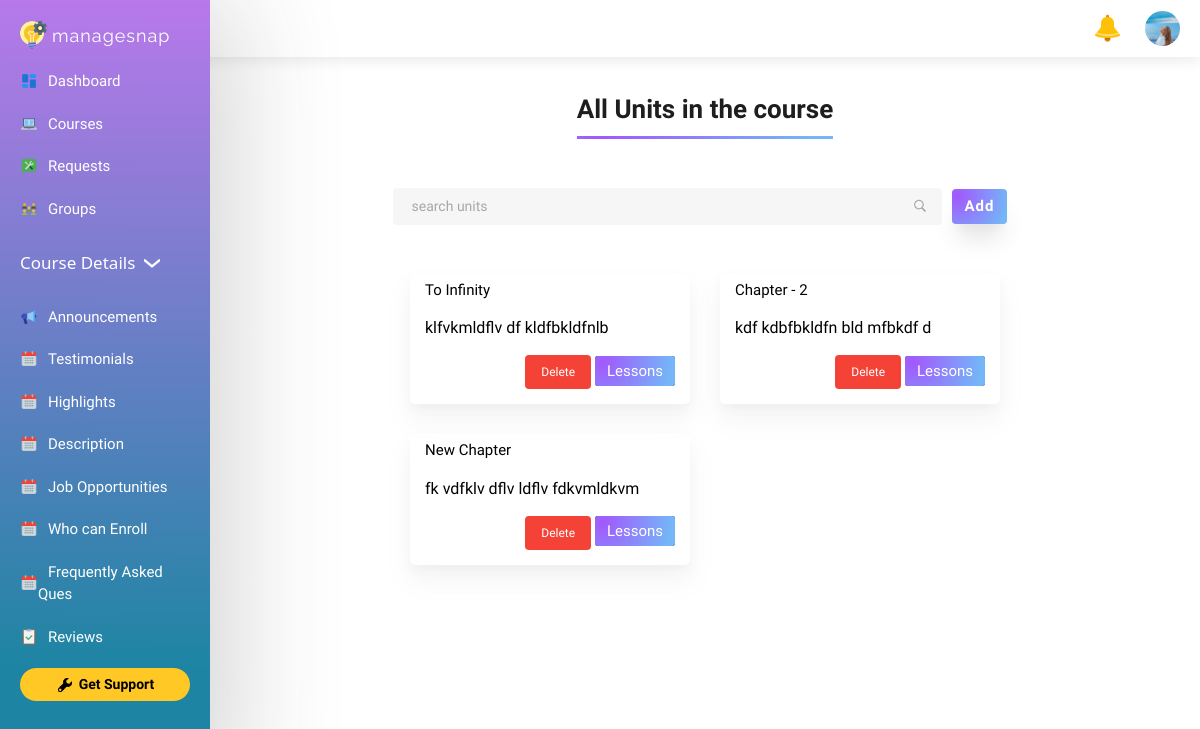
Screenshot of /creators-panel/course-desc-form/python-basics with the database file from the repository.
### course/models.py (models this page shows, shortened)
class Unit(models.Model):
    course = models.ForeignKey(Course, on_delete=models.CASCADE)
    title = models.CharField(max_length=100)
    brief = models.TextField()
    due = models.DateField(null=True)
    slug = models.SlugField(null=True, max_length=300, unique=True)

### course/views/creator_form.py (the view)
# urls.py: path('creators-panel/course-desc-form/<str:slug>', course_desc_form, name='course-desc-form'),
def course_desc_form(request, slug):
    code = Course.objects.get(slug=slug).instructor.slug
    profile = Profile.objects.get(slug=code)
    if request.method == 'GET':
        if profile.is_creator:
            course = Course.objects.filter(slug__iexact=slug).first()
            units = Unit.objects.filter(course=course)
            unit_form = UnitForm()
            rating = Rating.objects.filter(course=course)
            rating_form = RatingForm()
            if rating.exists():
                rating_update_form = RatingForm(instance=rating.first())
            else :
                rating_update_form = None
            review_objs = Review.objects.filter(course=course)
            review_form = ReviewForm()
            reviews = []
            for review in review_objs:
                data = {
                    'name': review.name,
                    'id': review.id,
                }
                reviews.append(data)
            testimonial_objs = Testimonial.objects.filter(course=course)
            testimonial_form = TestimonialForm()
            testimonials = []
            for testimonial in testimonial_objs:
                data = {
                    'name': testimonial.name,
                    'id': testimonial.id,
                }
                testimonials.append(data)
            payload = {
                'course': course,
                'units': units,
                'rating': rating.first(),
                'reviews': reviews,
                'testimonials': testimonials,
                'unit_form': unit_form,
                'rating_form': rating_form,
                'rating_update_form': rating_update_form,
                'review_form': review_form,
                'testimonial_form': testimonial_form,
                'creator': profile
            }
            return render(request, "teacher/course.html", payload)
        return redirect('')

### course/forms.py
class UnitForm(forms.ModelForm):
    class Meta:
        model = Unit
        fields = ('title', 'brief', 'due')
        widgets = {
            'title': forms.TextInput(attrs={'placeholder': 'title', 'class': 'w3-input w3-border w3-round'}),
            'brief': forms.Textarea(attrs={'placeholder': 'tell us brief about the course', 'class': 'w3-input w3-border w3-round'}),
            'due': forms.DateInput(attrs={'type': "date", 'class': "w3-input w3-round w3-border"})
        }

class RatingForm(forms.ModelForm):
    class Meta:
        model = Rating
        fields = ('five', 'four', 'three', 'two', 'one')
        widgets = {
            'five': forms.NumberInput(attrs={'placeholder': 'no. of five stars', 'class': 'w3-input w3-border w3-round'}),
            'four': forms.NumberInput(attrs={'placeholder': 'no. of four stars', 'class': 'w3-input w3-border w3-round'}),
            'three': forms.NumberInput(attrs={'placeholder': 'no. of three stars', 'class': 'w3-input w3-border w3-round'}),
            'two': forms.NumberInput(attrs={'placeholder': 'no. of two stars', 'class': 'w3-input w3-border w3-round'}),
            'one': forms.NumberInput(attrs={'placeholder': 'no. of one stars', 'class': 'w3-input w3-border w3-round'}),
        }
        labels = {
            'five': 'No. of 5 stars',
            'four': 'No. of 4 stars',
            'three': 'No. of 3 stars',
            'two': 'No. of 2 stars',
            'one': 'No. of 1 stars',
        }

### templates/teacher/course.html (shortened to what this page needs)
{% load static %}
{% load crispy_forms_tags %}
<!DOCTYPE html>
<html lang="en">
<head>
    <link rel="stylesheet" href="{% static "styles/style.css"%}">
    <link rel="stylesheet" href="{% static "styles/courses-style.css"%}">
    <link rel="stylesheet" href="{% static "styles/add-popup.css"%}">
    <link rel="stylesheet" href="{% static "css/w3.css"%}">
</head>
<body>
    <div class="side-panel-container">
        <div class="side-panel">
            <div class="panel-item logo-item">
                <div class="logo">
                    <img src="{% static "rsc/icons8-project-management-48.png"%}" alt="" class="logo-image">
                    <p class="logo-name">managesnap</p>
                </div>
            </div>
            <div class="dashboard panel-item">
                <img src="{% static "rsc/icons8-dashboard-layout-48.png"%}" alt="" class="item">
                <p class="name"><a href="dashboard.html">Dashboard</a></p>
            </div>
            <div class="courses panel-item">
                <img src="{% static "rsc/icons8-e-learning-48.png"%}" alt="" class="item">
                <p class="name"><a href="">Courses</a></p>
            </div>
            <div class="requests panel-item">
                <img src="{% static "rsc/icons8-request-service-48.png"%}" alt="" class="item">
                <p class="name"><a href="requests.html">Requests</a></p>
            </div>
            <div class="groups panel-item">
                <img src="{% static "rsc/icons8-user-groups-48.png"%}" alt="" class="item">
                <p class="name"><a href="groups.html">Groups</a></p>
            </div>
            <div class="course-details panel-item">
                <div class="panel-heading">
                    <h3>Course Details</h3>
                    <img src="{% static "rsc/icons8-chevron-down-30.png"%}" alt="" class="down" id="arrow">
                </div>
                <div class="details">
                    <div class="detail announcements">
                        <img src="{% static "rsc/icons8-commercial-48.png"%}" alt="" class="item">
                        <p class="name"><a href="{% url "announcements" course.slug%}">Announcements</a></p>
                    </div>
                    <div class="detail timetable">
                        <img src="{% static "rsc/icons8-calendar-48.png"%}" alt="" class="item">
                        <p class="name"><a href="{% url "testimonials" course.slug%}">Testimonials</a></p>
                    </div>
                    <div class="detail timetable">
                        <img src="{% static "rsc/icons8-calendar-48.png"%}" alt="" class="item">
                        <p class="name"><a href="{% url "highlights" course.slug%}">Highlights</a></p>
                    </div>
                    <div class="detail timetable">
                        <img src="{% static "rsc/icons8-calendar-48.png"%}" alt="" class="item">
                        <p class="name"><a href="{% url "description" course.slug%}">Description</a></p>
                    </div>
                    <div class="detail timetable">
                        <img src="{% static "rsc/icons8-calendar-48.png"%}" alt="" class="item">
                        <p class="name"><a href="{% url "job_oppurtunities" course.slug%}">Job Opportunities</a></p>
                    </div>
                    <div class="detail timetable">
                        <img src="{% static "rsc/icons8-calendar-48.png"%}" alt="" class="item">
                        <p class="name"><a href="{% url "whoshouldenroll" course.slug%}">Who can Enroll</a></p>
                    </div>
                    <div class="detail timetable">
                        <img src="{% static "rsc/icons8-calendar-48.png"%}" alt="" class="item">
                        <p class="name"><a href="{% url "faq" course.slug%}">Frequently Asked Ques</a></p>
                    </div>
                    <div class="detail assignment">
                        <img src="{% static "rsc/icons8-audit-48.png"%}" alt="" class="item">
                        <p class="name"><a href="#">Reviews</a></p>
                    </div>
                </div>
            </div>
            <div class="panel-item support">
                <button>
                    <img src="{% static "rsc/icons8-support-60.png"%}" alt="">
                    <p>Get Support</p>
                </button>
            </div>
        </div>
    </div>
    <div class="navigation">
        <div class="navi">
            <div class="nav-logo">
                <p class="nav-logo-item nav-logo-text">managesnap</p>
            </div>
            <div class="nav-rest">
                <div class="nav-item">
                    <img src="{% static "rsc/icons8-notification-48 (1).png"%}" alt="" class="noti-icon">
                </div>
                <div class="profile-image nav-item">
                    <img src="{% static "rsc/kristina-v-hYdikKrex4U-unsplash.jpg"%}" alt="" class="image">
                </div>
            </div>
        </div>
    </div>
    <div class="body">
        <div class="courses-container">
            <div class="courses-heading course-item">
                <p class="main">All Units in the course </p>
            </div>
            <div class="filter-search course-item">
                <div class="search fs-item">
                    <input type="text" name="" id="" placeholder="search units" class="search-item searchbar">
                    <img src="{% static "rsc/icons8-search-50 (4).png"%}" alt="" class="search-icon search-item">
                </div>
                <div class="filter fs-item">
                    <button class="filter-btn" id="add-course-btn">Add</button>
                </div>
            </div>
            <div class="courses course-item">
                <div class="course-sets">
                    {% for unit in units %}
                    <div class="course">
                        <div class="course-details">
                            <div class="course-author cd">
                                <p>{{unit.title}}</p>
                            </div>
                            <p class="course-name cd">{{unit.brief}}</p>
                            <div class="diff-preview cd">
                                <div class="preview">
                                    <a href="{% url 'delete-unit' unit.id %}">
                                        <button class='w3-button w3-small w3-round w3-red'>Delete</button>
                                    </a>
                                    <a href="{% url 'update-unit' course.slug unit.slug %}" class="preview-btn">Lessons</a>
                                </div>
                            </div>
                        </div>
                    </div>
                    {% endfor %}
                </div>
            </div>
        </div>
    </div>
</body>
</html>

### static/styles/style.css (style rules this page uses)
* { box-sizing: border-box; padding: 0px; margin: 0px; font-family: 'Work Sans', sans-serif; }
img { object-fit: cover; }
body { background-color: white; }
a { text-decoration: none; color: white; }
.side-panel-container { width: 210px; position: fixed; height: 100%; background-color: rgb(30, 30, 30); background-image: linear-gradient( 180.4deg, rgba(188,120,236,1) -2.2%, rgba(29,133,163,1) 83.5% ); box-shadow: rgba(48, 47, 47, 0.24) 12px 0px 120px; z-index: 2; overflow-y: scroll; scroll-behavior: smooth; }
.side-panel { padding: 10px; }
.panel-item:not(.course-details), .detail, .panel-heading { padding: 10px; display: flex; align-items: center; }
.panel-heading { cursor: pointer; }
.panel-heading h3 { margin-right: 7px; color: white; font-size: 17px; }
#arrow { width: 20px; height: 20px; }
.panel-item:not(.logo-item) img, .detail img { width: 18px; height: 18px; }
.name a { font-size: 15px; margin-left: 10px; text-decoration: none; color: white; }
.support button { display: flex; align-items: center; justify-content: center; width: 100%; border: none; padding: 6px; font-size: 14px; font-weight: 600; border-radius: 50px; cursor: pointer; color: black; background-color: #ffc824; }
.support button img { margin-right: 5px; }
.logo { display: flex; align-items: center; }
.logo-name { letter-spacing: 1px; margin-left: 5px; color: white; font-size: 18px; font-family: 'Raleway', sans-serif; }
.logo-image { width: 30px; height: 30px; margin-left: -3px; }
.logo-item { display: flex; justify-content: space-between; }
.navigation { background-color: white; }
.navigation .navi { background-color: white; display: flex; justify-content: space-between; position: fixed; left: 0px; right: 0px; box-shadow: rgba(65, 65, 65, 0.1) 0px 4px 12px; }
.navi { padding: 6px 20px; }
.nav-logo { display: flex; align-items: center; }
.nav-logo-text { font-size: 22px; letter-spacing: 1px; font-family: 'Raleway', sans-serif; color: white; }
.nav-logo-item { padding: 2px; }
.nav-rest { display: flex; align-items: center; }
.nav-item { padding: 5px 0px; }
.noti-icon { width: 35px; height: 35px; cursor: pointer; }
.image { width: 35px; height: 35px; border-radius: 100%; margin-left: 20px; cursor: pointer; }
@media (min-width: 1024px) { .side-panel-container { display: block !important; } }

### static/styles/add-popup.css (style rules this page uses)
::placeholder { color: rgb(169, 166, 166); }

### static/css/w3.css (style rules this page uses)
html { box-sizing:border-box }
*,*:before,*:after { box-sizing:inherit }
html { -ms-text-size-adjust:100%;-webkit-text-size-adjust:100% }
body { margin:0 }
a { background-color:transparent }
img { border-style:none }
button,input,select,textarea,optgroup { font:inherit;margin:0 }
button,input { overflow:visible }
button,select { text-transform:none }
button,[type=button],[type=reset],[type=submit] { -webkit-appearance:button }
html,body { font-family:Verdana,sans-serif;font-size:15px;line-height:1.5 }
html { overflow-x:hidden }
h3 { font-size:24px }
h1,h2,h3,h4,h5,h6 { font-family:"Segoe UI",Arial,sans-serif;font-weight:400;margin:10px 0 }
img { vertical-align:middle }
a { color:inherit }
.w3-btn,.w3-button { border:none;display:inline-block;padding:8px 16px;vertical-align:middle;overflow:hidden;text-decoration:none;color:inherit;background-color:inherit;text-align:center;cursor:pointer;white-space:nowrap }
.w3-btn,.w3-button { -webkit-touch-callout:none;-webkit-user-select:none;-khtml-user-select:none;-moz-user-select:none;-ms-user-select:none;user-select:none }
.w3-round,.w3-round-medium { border-radius:4px }
.w3-small { font-size:12px!important }
.w3-red,.w3-hover-red:hover { color:#fff!important;background-color:#f44336!important }

### rows the page displays
Unit: title "To Infinity", brief "klfvkmldflv df kldfbkldfnlb"
Unit: title "Chapter - 2", brief "kdf kdbfbkldfn bld mfbkdf d"
Unit: title "New Chapter", brief "fk vdfklv dflv ldflv fdkvmldkvm"
